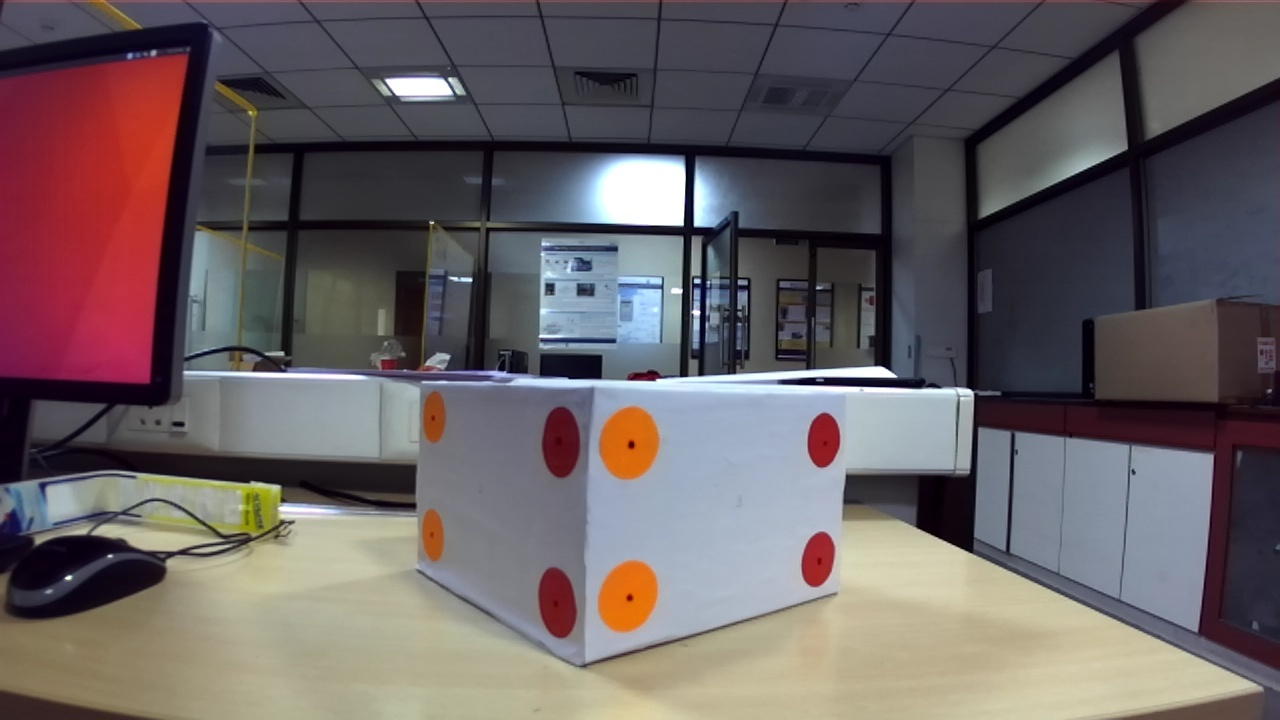
#> input picture course_lablets/week4/PnP/PnP_images/saved_box_img_2.jpg, 1280 x 720 px
$ python segmentation.py
#> lines starting #> are read from the running program, lines starting #| are printed output that depends on the picture
import cv2 as cv

img=cv.imread('./PnP_images/saved_box_img_2.jpg')
#> img is the input picture: shape (720, 1280, 3); mean B, G, R 99, 96.8, 105.9
# img_hsv=cv.cvtColor(img,cv.COLOR_BGR2HSV)
b,g,r=cv.split(img)
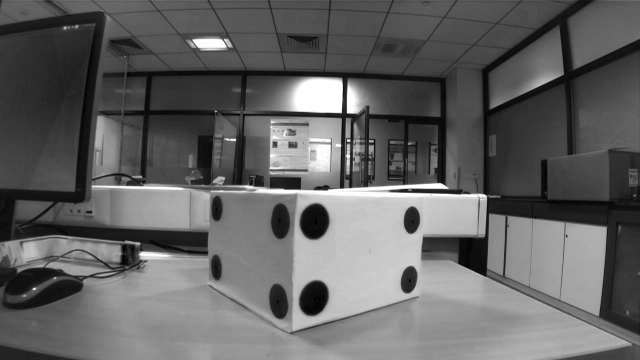
#> b: shape (720, 1280) (shown at 1/2 size); min 0, max 255, mean 99
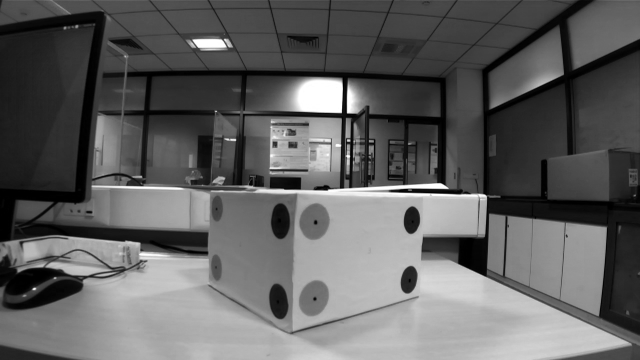
#> g: shape (720, 1280) (shown at 1/2 size); min 0, max 255, mean 96.8
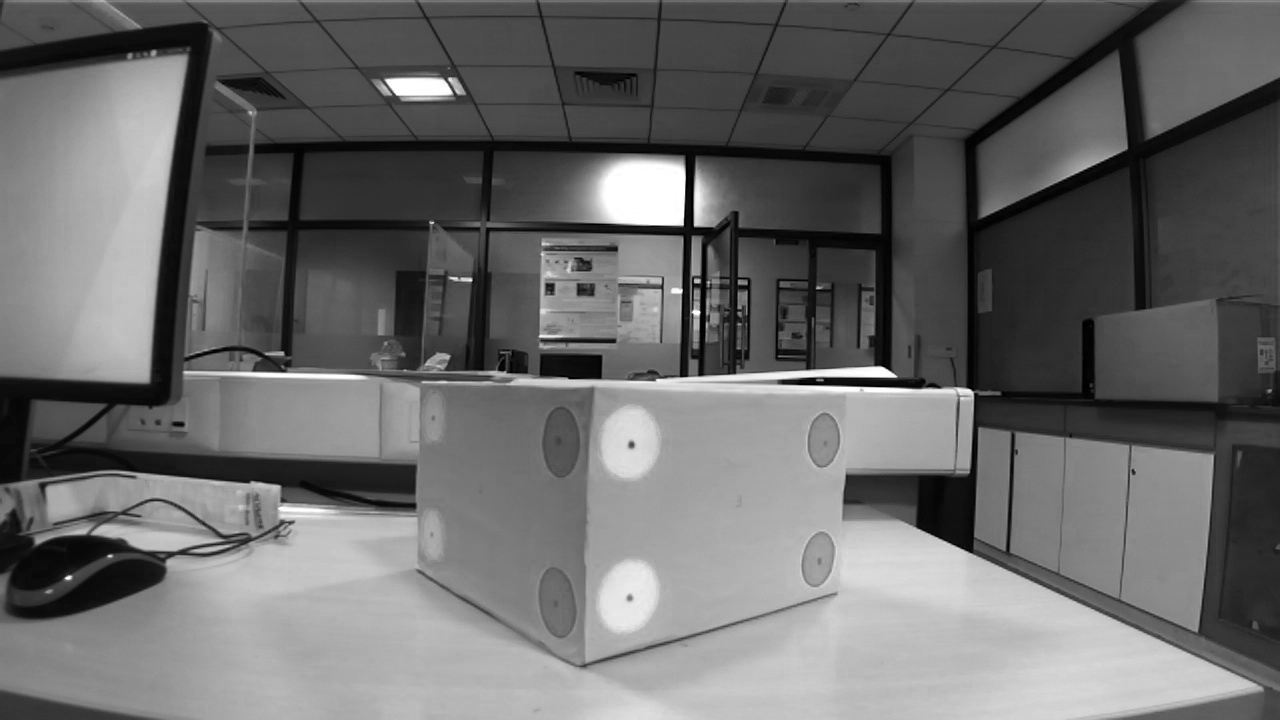
#> r: shape (720, 1280); min 0, max 255, mean 105.9
cv.imshow("B",b)
cv.imshow("G",g)
cv.imshow("R",r)
cv.waitKey(0)

$ run again, with course_lablets/week4/PnP/PnP_images/saved_box_img_3.jpg copied over course_lablets/week4/PnP/PnP_images/saved_box_img_2.jpg
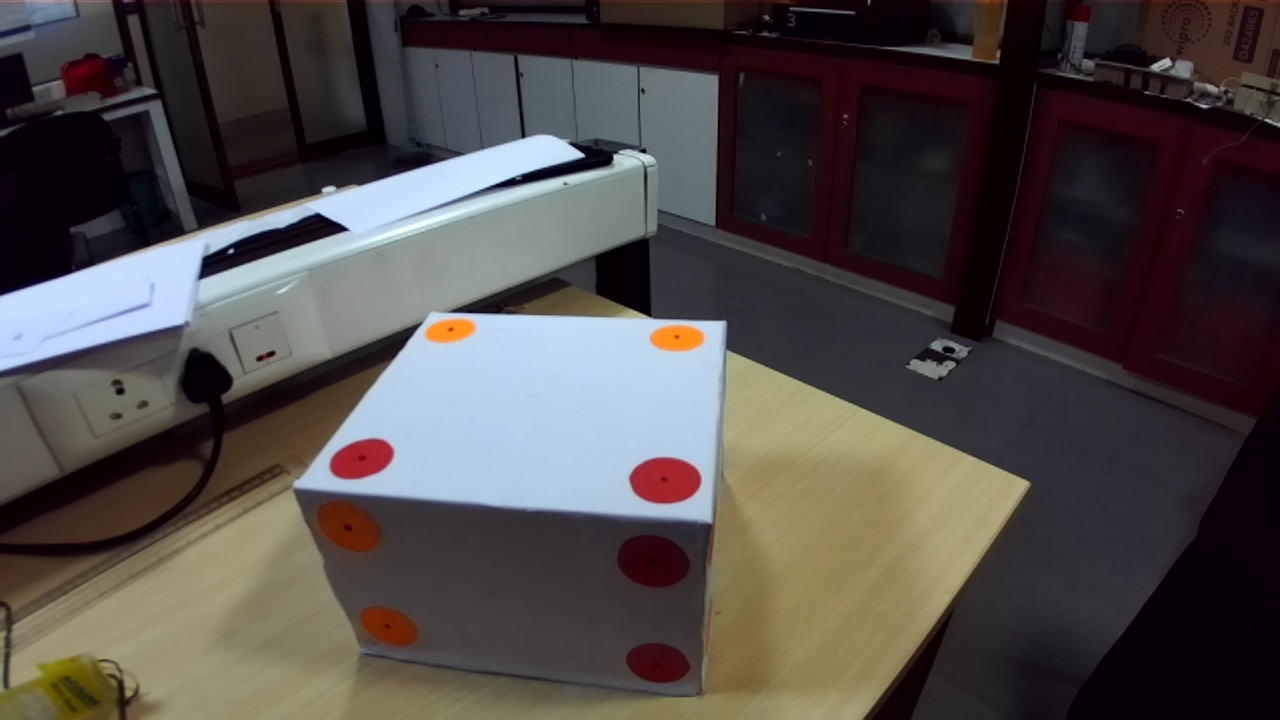
#> input picture course_lablets/week4/PnP/PnP_images/saved_box_img_3.jpg, 1280 x 720 px
#> img is the input picture: shape (720, 1280, 3); mean B, G, R 72.3, 73.7, 79.3
#> `b,g,r=cv.split(img)`:
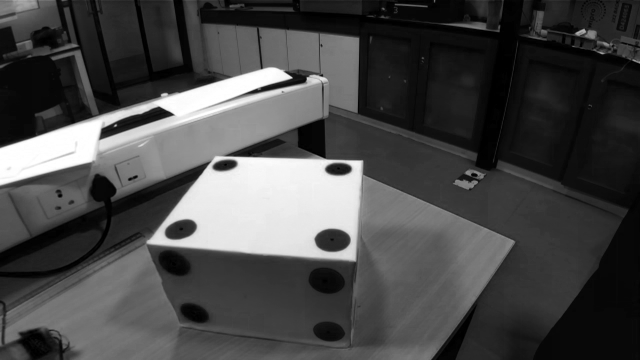
#> b: shape (720, 1280) (shown at 1/2 size); min 0, max 255, mean 72.3
#> `b,g,r=cv.split(img)`:
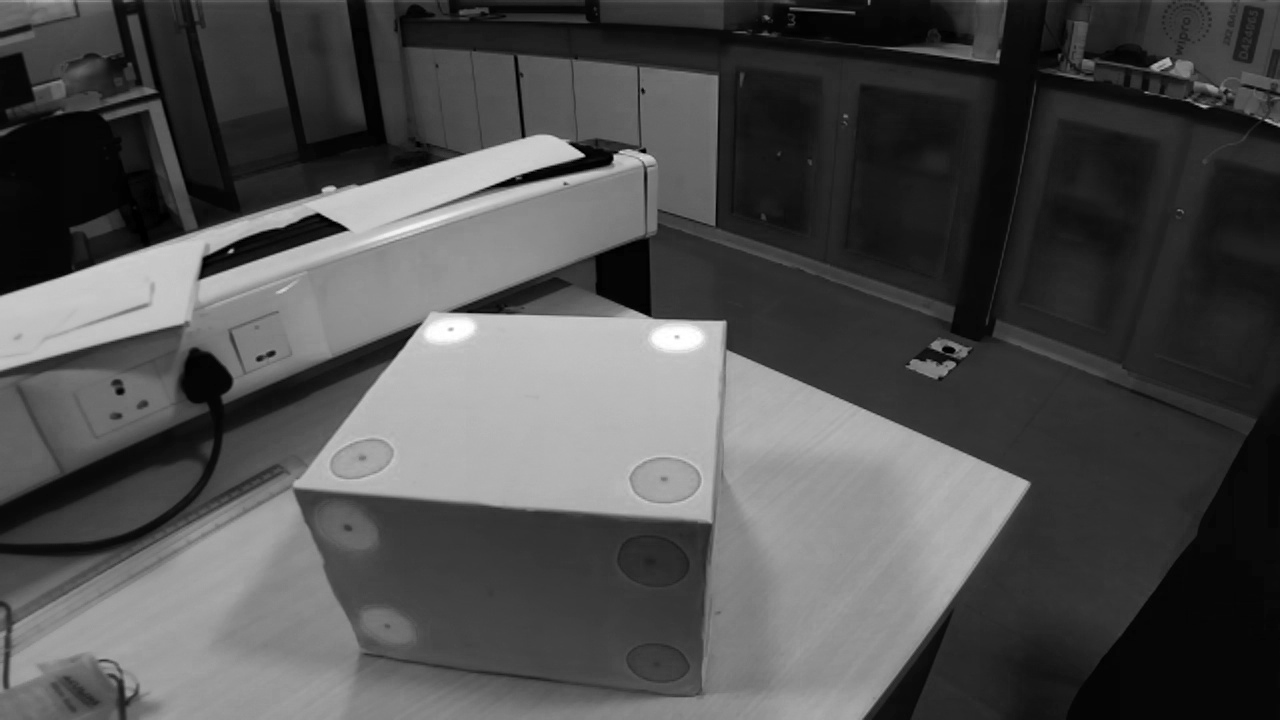
#> r: shape (720, 1280); min 0, max 255, mean 79.3

$ run again, with course_lablets/week4/PnP/PnP_images/saved_box_img_4.jpg copied over course_lablets/week4/PnP/PnP_images/saved_box_img_2.jpg
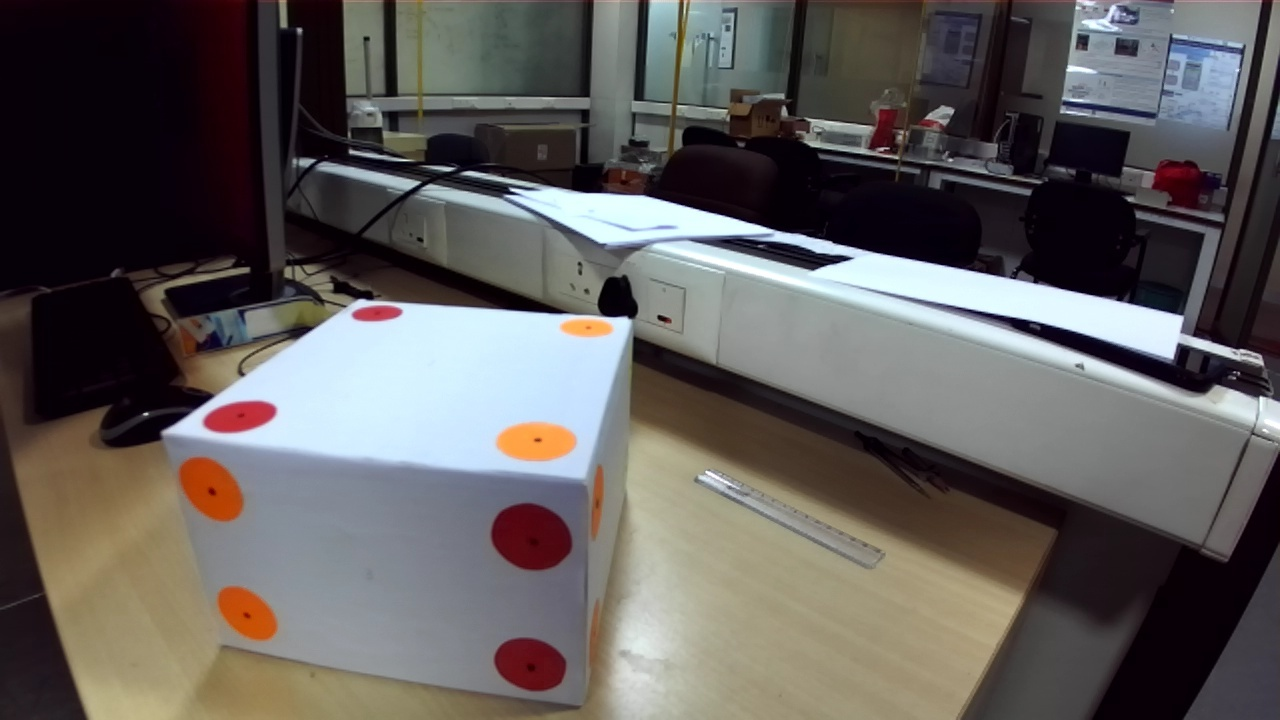
#> input picture course_lablets/week4/PnP/PnP_images/saved_box_img_4.jpg, 1280 x 720 px
#> img is the input picture: shape (720, 1280, 3); mean B, G, R 91.7, 93.4, 97.2
#> `b,g,r=cv.split(img)`:
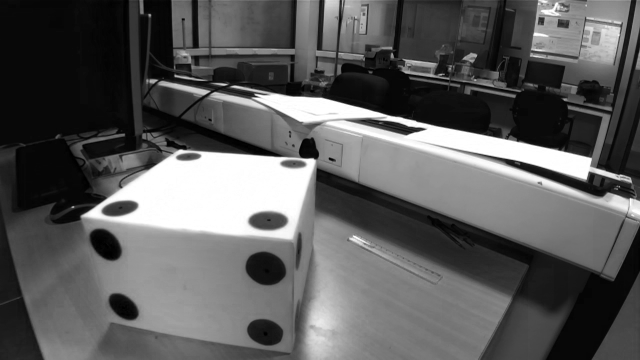
#> b: shape (720, 1280) (shown at 1/2 size); min 0, max 255, mean 91.7
#> `b,g,r=cv.split(img)`:
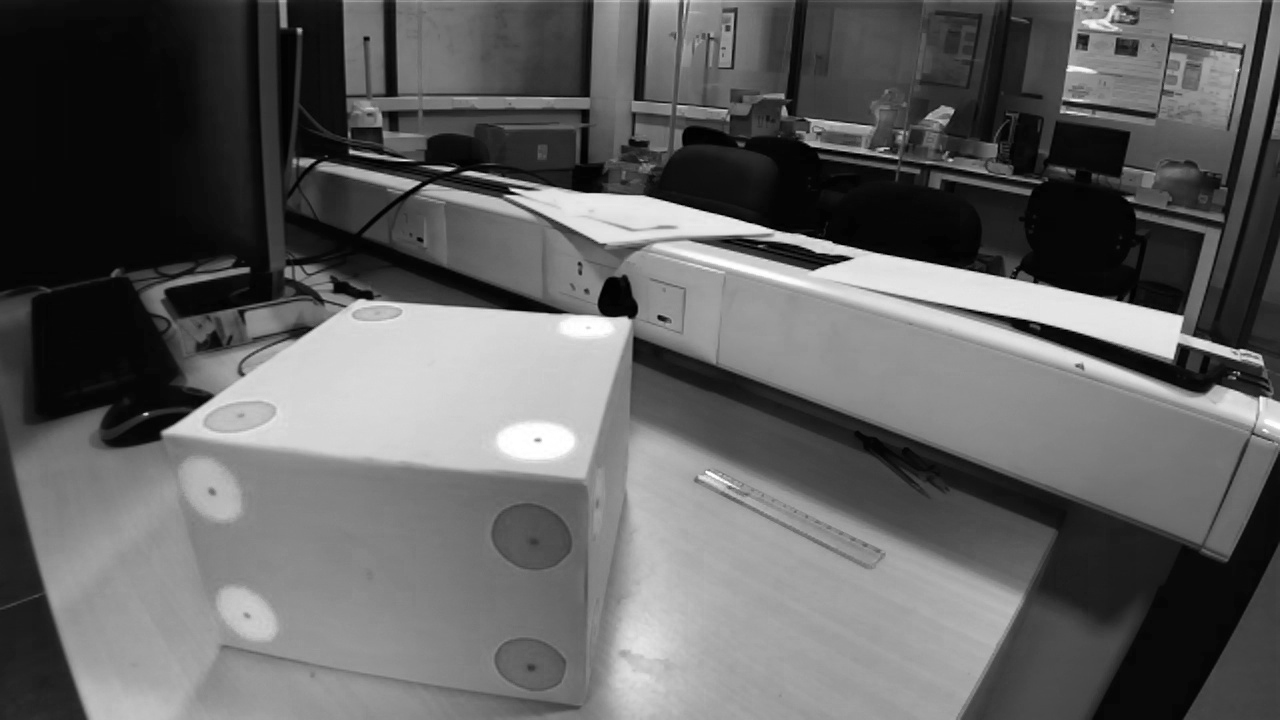
#> r: shape (720, 1280); min 0, max 255, mean 97.2
